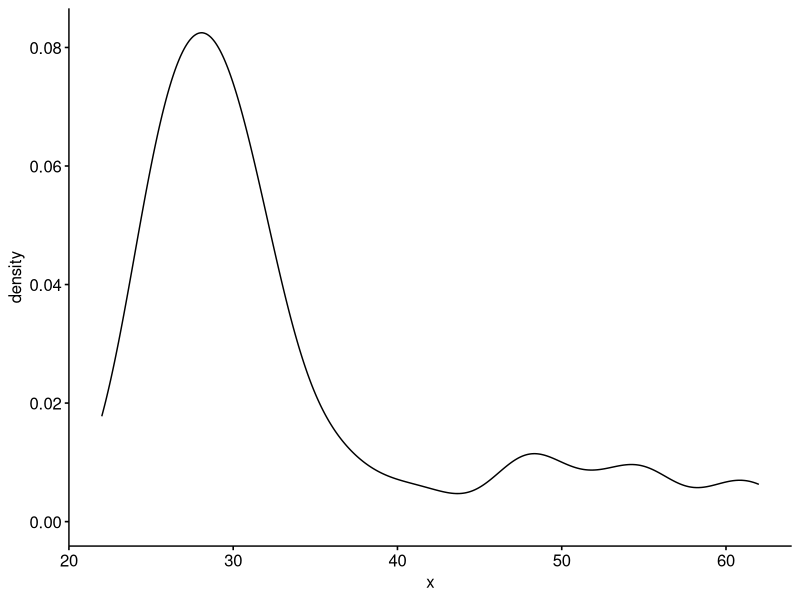
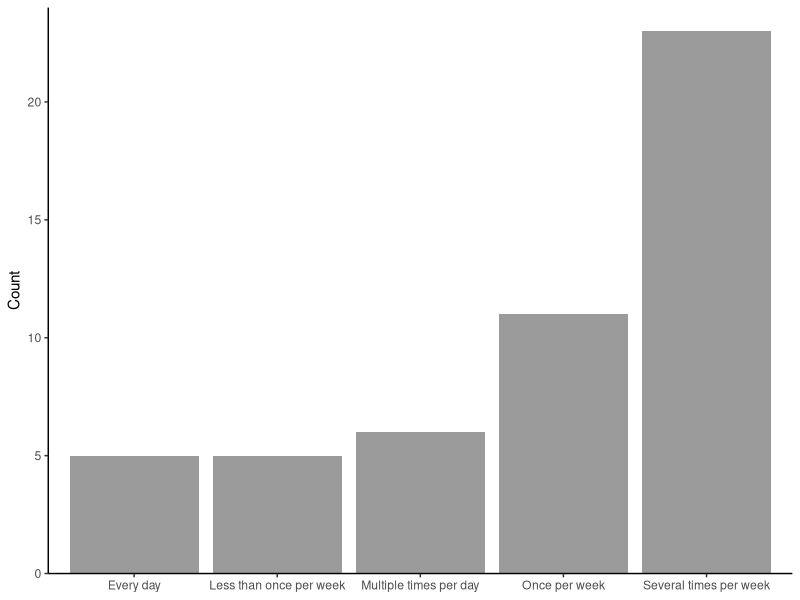
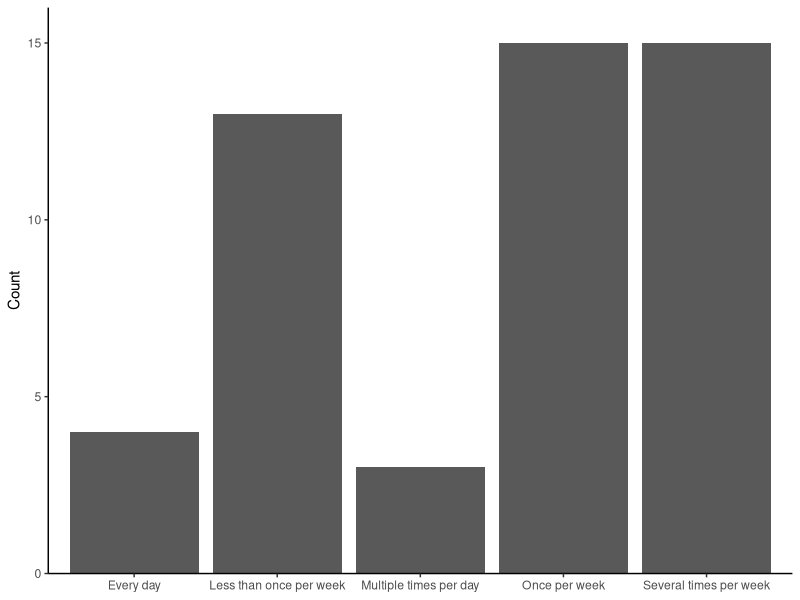
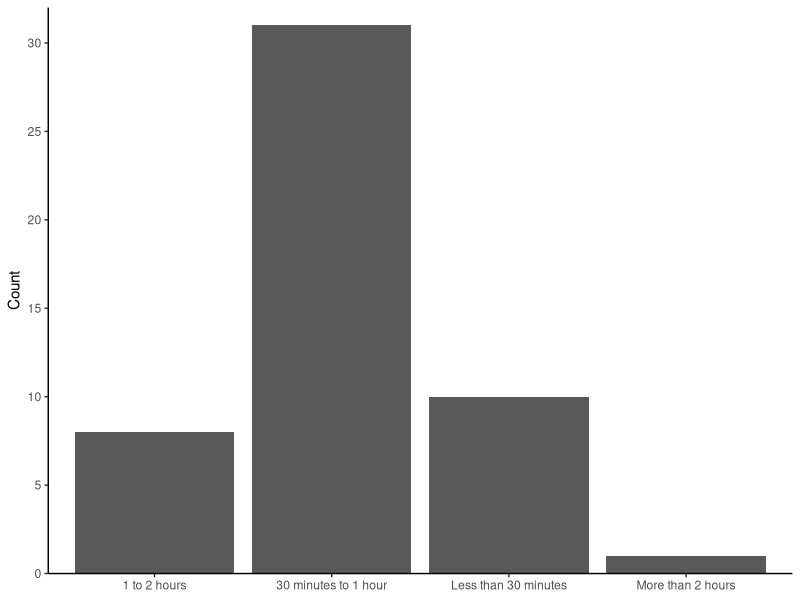
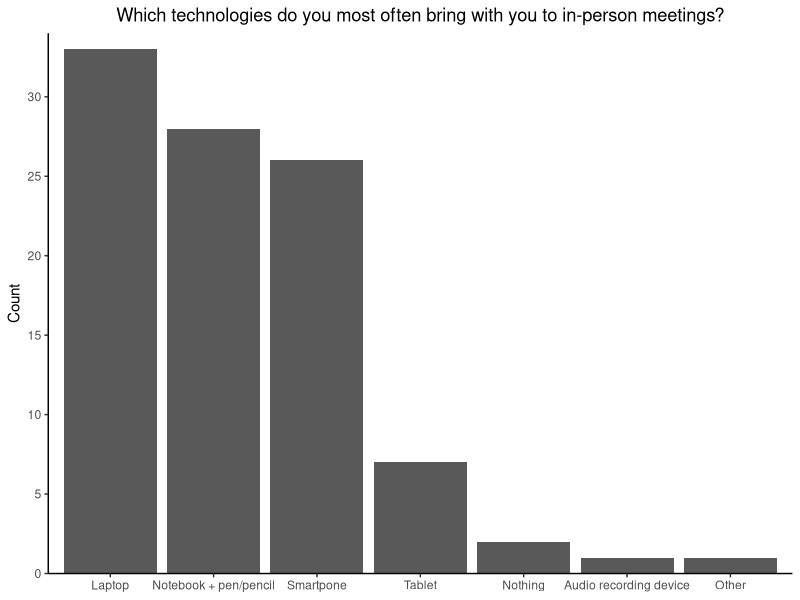
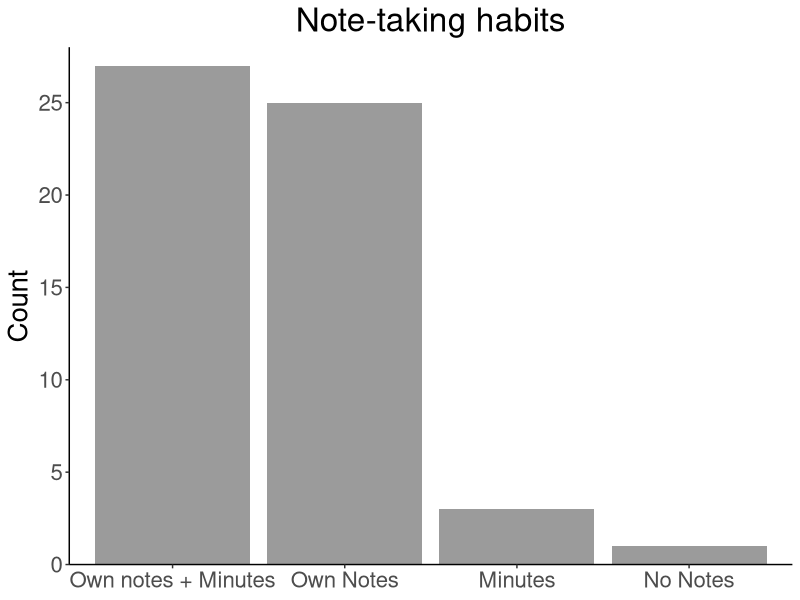
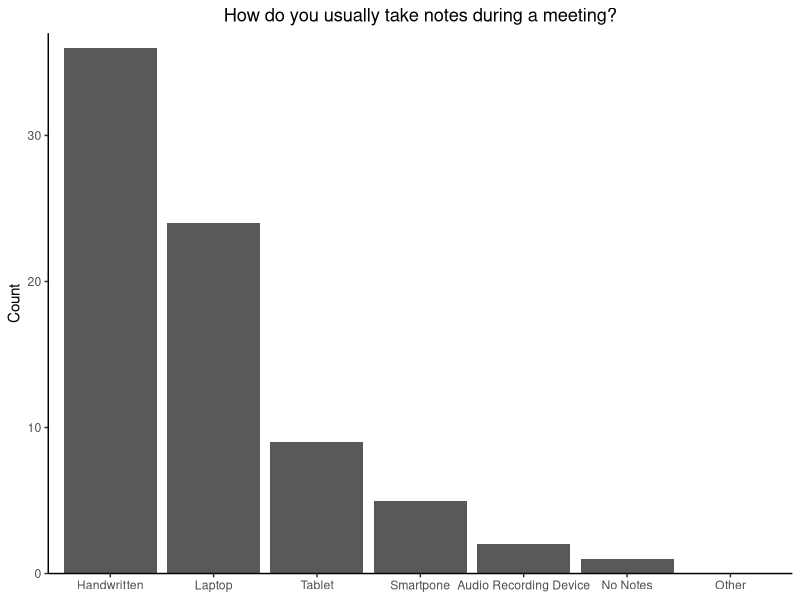
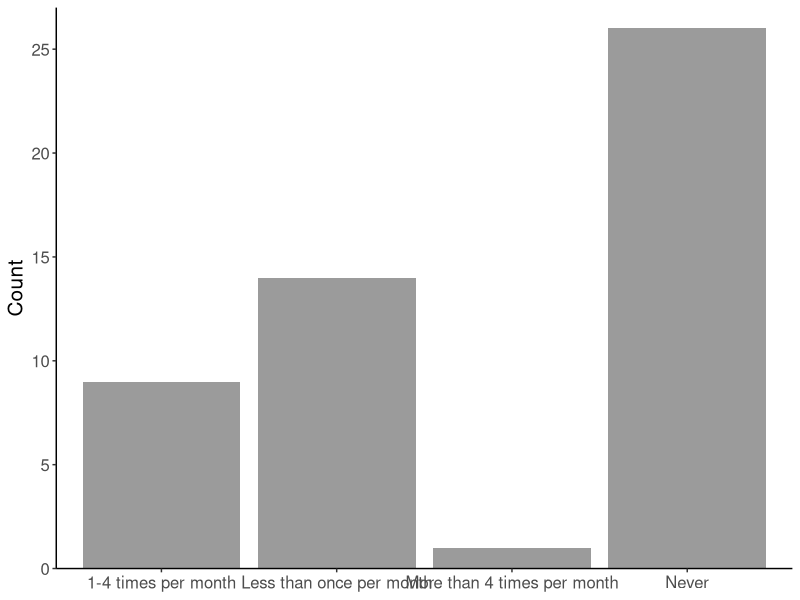

Recreate these plots in R, in order. (Note: this script raises an error after producing the figures.)
# # set the wd to the script location
# library(rstudioapi)
# current_path <- getActiveDocumentContext()$path 
# setwd(dirname(current_path))

#$Rev: 10193 $ complete.
data <- read.csv("initial_questionnaire.csv", quote = "'\"", na.strings=c("", "\"\""), stringsAsFactors=FALSE)




##########
# Plotting and processing from here on out ##
##########
library(ggplot2)
library(scales)
library(dplyr)
library(ggpubr)
library(ggsignif)

##########
## DEMOGRAPHICS ##
##########

#number of respondents
N = length(data$id)

# average age of the respondents 
age_avg = mean(data$D001)
sd_age = sd(data$D001)

# check age distribution
shapiro.test(data$D001)
ggdensity(data$D001)

# gender split
female_count = sum(data$D002 == "Female")
female_perc = 100*female_count/N
male_count = N-female_count
male_pec = 100-female_perc


##########
## MEETINGS ##
##########

# plot the answers to M001 - how often do you participate in meetings?
M001_count = as.data.frame(table(data$M001))
names(M001_count) = c("Response", "Count")
M001_count

M001_plot <- ggplot(M001_count, aes(x=Response,y=Count)) + 
  geom_bar(stat="identity", alpha=0.6) + 
  ggtitle(attributes(data)$variable.labels[9]) + 
  scale_y_continuous(limits=c(0,max(M001_count$Count)+1), expand=c(0,0)) +
  theme_classic() +
  theme(plot.title = element_text(hjust=0.5), axis.title.x=element_blank())
M001_plot

# plot the answers to M001 - how often do you participate in meetings with 2 or fewer colleagues?
M002_count = as.data.frame(table(data$M002))
names(M002_count) = c("Response", "Count")
M002_count

M002_plot <- ggplot(M002_count, aes(x=Response,y=Count)) + 
  geom_bar(stat="identity") + 
  ggtitle(attributes(data)$variable.labels[10]) + 
  scale_y_continuous(limits=c(0,max(M002_count$Count)+1),breaks=pretty_breaks(), expand=c(0,0)) +
  theme_classic() +
  theme(plot.title = element_text(hjust=0.5), axis.title.x=element_blank())
M002_plot

# plot the answers to M001 - how long do your meetings usually last??
M003_count = as.data.frame(table(data$M003))
names(M003_count) = c("Response", "Count")
M003_count

M003_plot <- ggplot(M003_count, aes(x=Response,y=Count)) + 
  geom_bar(stat="identity") + 
  ggtitle(attributes(data)$variable.labels[11]) + 
  scale_y_continuous(limits=c(0,max(M003_count$Count)+1), breaks=pretty_breaks(), expand=c(0,0)) +
  theme_classic() +
  theme(plot.title = element_text(hjust=0.5), axis.title.x=element_blank())
M003_plot


##########
## TECHONOLOGY IN MEETINGS ##
##########

# tally and plot the answers to T001 - which tech do you bring to meetings?
tech_options = c("Notebook + pen/pencil","Laptop","Tablet","Smartpone", "Audio recording device","Nothing","Other")

T001_tally = c(sum(data$T001_SQ001 == "Yes"),
               sum(data$T001_SQ002 == "Yes"),
               sum(data$T001_SQ003 == "Yes"),
               sum(data$T001_SQ004 == "Yes"),
               sum(data$T001_SQ005 == "Yes"),
               sum(data$T001_SQ006 == "Yes"),
               sum(data$T001_SQ007 == "Yes"))

T001_count <- data.frame("Technology" = tech_options,
                         "Count" = T001_tally)
T001_count

T001_plot <- ggplot(T001_count, aes(x=reorder(Technology, -Count),y=Count)) + 
  geom_bar(stat="identity") + 
  ggtitle("Which technologies do you most often bring with you to in-person meetings?") + 
  scale_y_continuous(limits=c(0,max(T001_count$Count)+1), breaks=pretty_breaks(), expand=c(0,0)) +
  theme_classic() +
  theme(plot.title = element_text(hjust=0.5), axis.title.x=element_blank())
T001_plot

# T002 is written answers, no plotting

# tally and plot the answers to T003 - which of the following describes your note-taking habits?
note_options = c("No Notes",
                 "Own Notes",
                 "Minutes",
                 "Own notes + Minutes")

T003_tally = c(sum(data$T003_SQ001 == "Yes"),
               sum(data$T003_SQ002 == "Yes"),
               sum(data$T003_SQ003 == "Yes"),
               sum(data$T003_SQ004 == "Yes"))

T003_count <- data.frame("Notes" = note_options,
                         "Count" = T003_tally)
T003_count

T003_plot <- ggplot(T003_count, aes(x=reorder(Notes, -Count),y=Count)) + 
  geom_bar(stat="identity", alpha=0.6) + 
  ggtitle("Note-taking habits") + 
  scale_y_continuous(limits=c(0,max(T003_count$Count)+1), breaks=pretty_breaks(), expand=c(0,0)) +
  theme_classic() +
  theme(plot.title = element_text(hjust=0.5), axis.title.x=element_blank(), text=element_text(size=20))
T003_plot

# tally and plot the answers to T004 - how do you normally take notes during a meeting?
note_tech = c("No Notes", "Handwritten","Laptop","Tablet","Smartpone", "Audio Recording Device","Other")

T004_tally = c(sum(data$T004_SQ001 == "Yes"),
               sum(data$T004_SQ002 == "Yes"),
               sum(data$T004_SQ003 == "Yes"),
               sum(data$T004_SQ004 == "Yes"),
               sum(data$T004_SQ005 == "Yes"),
               sum(data$T004_SQ006 == "Yes"),
               sum(data$T004_SQ007 == "Yes"))

T004_count <- data.frame("NoteTech" = note_tech,
                         "Count" = T004_tally)
T004_count

T004_plot <- ggplot(T004_count, aes(x=reorder(NoteTech, -Count),y=Count)) + 
  geom_bar(stat="identity") + 
  ggtitle("How do you usually take notes during a meeting?") + 
  scale_y_continuous(limits=c(0,max(T004_count$Count)+1), breaks=pretty_breaks(), expand=c(0,0)) +
  theme_classic() +
  theme(plot.title = element_text(hjust=0.5), axis.title.x=element_blank())
T004_plot


##########
## WALKING MEETINGS ##
##########

# plot the answers to MM001 - how often do you participate in walking meetings?
MM001_count = as.data.frame(table(data$MM001))
names(MM001_count) = c("Response", "Count")
MM001_count

MM001_plot <- ggplot(MM001_count, aes(x=Response,y=Count)) + 
  geom_bar(stat="identity", alpha=0.6) + 
  ggtitle(attributes(data)$variable.labels[40]) + 
  scale_y_continuous(limits=c(0,max(MM001_count$Count)+1),breaks=pretty_breaks(), expand=c(0,0)) +
  theme_classic() +
  theme(plot.title = element_text(hjust=0.5), axis.title.x=element_blank(), text=element_text(size=15))
MM001_plot

# tally and plot the answers to WM002 - Which of the following are reasons that you do or would want to participate in walking meetings?
do_walk = c("Physical Activity",
            "Fresh Air",
            "I think better while I walk",
            "Better conversation flow",
            "Enjoyment",
            "Team dynamics",
            "Mental well-being")

WM002_tally = c(sum(data$WM002_SQ001 == "Yes"),
                sum(data$WM002_SQ002 == "Yes"),
                sum(data$WM002_SQ003 == "Yes"),
                sum(data$WM002_SQ004 == "Yes"),
                sum(data$WM002_SQ005 == "Yes"),
                sum(data$WM002_SQ006 == "Yes"),
                sum(data$WM002_SQ007 == "Yes"))

WM002_count <- data.frame("DoWalk" = do_walk,
                          "Count" = WM002_tally)
WM002_count

WM002_plot <- ggplot(WM002_count, aes(x=reorder(DoWalk, -Count),y=Count)) + 
  geom_bar(stat="identity", alpha=0.6) + 
  ggtitle("Motivation for walking meetings") + 
  scale_y_continuous(limits=c(0,max(WM002_count$Count)+1), breaks=pretty_breaks(), expand=c(0,0)) +
  theme_classic() +
  theme(plot.title = element_text(hjust=0.5), axis.title.y=element_blank()) +
  coord_flip()
WM002_plot

# tally and plot the answers to MM002 - Which of the following are reasons that you do or would want to participate in walking meetings?
dont_walk = c("Difficulty taking notes",
              "Lack of ability to present visuals",
              "Limitations in group size",
              "Not part of my routine",
              "Bad weather",
              "Moving around is distracting",
              "I would feel awkward asking")

MM002_tally = c(sum(data$MM002_SQ001 == "Yes"),
                sum(data$MM002_SQ002 == "Yes"),
                sum(data$MM002_SQ003 == "Yes"),
                sum(data$MM002_SQ004 == "Yes"),
                sum(data$MM002_SQ005 == "Yes"),
                sum(data$MM002_SQ006 == "Yes"),
                sum(data$MM002_SQ007 == "Yes"))

MM002_count <- data.frame("DontWalk" = dont_walk,
                          "Count" = MM002_tally)
MM002_count

MM002_plot <- ggplot(MM002_count, aes(x=reorder(DontWalk, -Count),y=Count)) + 
  geom_bar(stat="identity", alpha=0.6) + 
  ggtitle("Hurdles to walking meetings") + 
  scale_y_continuous(limits=c(0,max(MM002_count$Count)+1), breaks=pretty_breaks(), expand=c(0,0)) +
  theme_classic() +
  theme(plot.title = element_text(hjust=0.5), axis.title.y=element_blank()) +
  coord_flip()
MM002_plot

# tally and plot the answers to MM003 - which tech do would you bring to walking meetings?
tech_options = c("Notebook + pen/pencil","Laptop","Tablet","Smartpone", "Audio recording device","Nothing")

MM003_tally = c(sum(data$MM003_SQ001 == "Yes"),
                sum(data$MM003_SQ002 == "Yes"),
                sum(data$MM003_SQ003 == "Yes"),
                sum(data$MM003_SQ004 == "Yes"),
                sum(data$MM003_SQ005 == "Yes"),
                sum(data$MM003_SQ007 == "Yes"))

MM003_count <- data.frame("Technology" = tech_options,
                          "Count" = MM003_tally)
MM003_count

MM003_plot <- ggplot(MM003_count, aes(x=reorder(Technology, -Count),y=Count)) + 
  geom_bar(stat="identity", alpha=0.6) + 
  ggtitle("Technology brought to walking meetings") + 
  scale_y_continuous(limits=c(0,max(MM003_count$Count)+1), breaks=pretty_breaks(), expand=c(0,0)) +
  theme_classic() +
  theme(plot.title = element_text(hjust=0.5), axis.title.x=element_blank())
MM003_plot

# MM003b is written answers, no plots for now

# tally and plot the answers to MM004 - 	Which of the following individuals would you join on a walking meeting? 
walk_ppl = c("People who I supervise", "Coworkers","My boss","Coworkers I feel close with","Other")

MM004_tally = c(sum(data$MM004_SQ001 == "Yes"),
                sum(data$MM004_SQ002 == "Yes"),
                sum(data$MM004_SQ003 == "Yes"),
                sum(data$MM004_SQ004 == "Yes"),
                sum(data$MM004_SQ005 == "Yes"))

MM004_count <- data.frame("Partners" = walk_ppl,
                          "Count" = MM004_tally)
MM004_count

MM004_plot <- ggplot(MM004_count, aes(x=reorder(Partners, -Count),y=Count)) + 
  geom_bar(stat="identity") + 
  ggtitle("Which of the following individuals would you join on a walking meeting? ") + 
  scale_y_continuous(limits=c(0,max(MM004_count$Count)+1), breaks=pretty_breaks(), expand=c(0,0)) +
  theme_classic() +
  theme(plot.title = element_text(hjust=0.5), axis.title.x=element_blank())
MM004_plot



#############
# Split by walkers and non-experienced
#################

data_walkers <- data[(data$MM001 == "1-4 times per month")|(data$MM001 == "More than 4 times per month")|(data$MM001 == "Less than once per month"),]
data_nonwalkers <- data[(data$MM001 == "Never"),]

##### Experienced Walkers #####

##########
# Plotting and processing from here on out ##
##########




##########
## DEMOGRAPHICS ##
##########

#number of respondents
N_w = length(data_walkers$id)

# average age of the respondents 
age_avg_w = mean(data_walkers$D001)

# gender split
female_count_w = sum(data_walkers$D002 == "Female")
female_perc_w = 100*female_count_w/N_w
male_count_w = N_w-female_count_w
male_pec_w = 100-female_perc_w

##########
## MEETINGS ##
##########

# plot the answers to M001 - how often do you participate in meetings?
M001_count = as.data.frame(table(data_walkers$M001))
names(M001_count) = c("Response", "Count")
M001_count

M001_plot <- ggplot(M001_count, aes(x=Response,y=Count)) + 
  geom_bar(stat="identity") + 
  ggtitle(attributes(data_walkers)$variable.labels[9]) + 
  scale_y_continuous(limits=c(0,max(M001_count$Count)+1),breaks=pretty_breaks(), expand=c(0,0)) +
  theme_classic() +
  theme(plot.title = element_text(hjust=0.5), axis.title.x=element_blank())
M001_plot

# plot the answers to M001 - how often do you participate in meetings with 2 or fewer colleagues?
M002_count = as.data.frame(table(data_walkers$M002))
names(M002_count) = c("Response", "Count")
M002_count

M002_plot <- ggplot(M002_count, aes(x=Response,y=Count)) + 
  geom_bar(stat="identity") + 
  ggtitle(attributes(data_walkers)$variable.labels[10]) + 
  scale_y_continuous(limits=c(0,max(M002_count$Count)+1),breaks=pretty_breaks(), expand=c(0,0)) +
  theme_classic() +
  theme(plot.title = element_text(hjust=0.5), axis.title.x=element_blank())
M002_plot

# plot the answers to M001 - how long do your meetings usually last??
M003_count = as.data.frame(table(data_walkers$M003))
names(M003_count) = c("Response", "Count")
M003_count

M003_plot <- ggplot(M003_count, aes(x=Response,y=Count)) + 
  geom_bar(stat="identity") + 
  ggtitle(attributes(data_walkers)$variable.labels[11]) + 
  scale_y_continuous(limits=c(0,max(M003_count$Count)+1), breaks=pretty_breaks(), expand=c(0,0)) +
  theme_classic() +
  theme(plot.title = element_text(hjust=0.5), axis.title.x=element_blank())
M003_plot

##########
## TECHONOLOGY IN MEETINGS ##
##########

# tally and plot the answers to T001 - which tech do you bring to meetings?
tech_options = c("Notebook + pen/pencil","Laptop","Tablet","Smartpone", "Audio recording device","Nothing","Other")

T001_tally = c(sum(data_walkers$T001_SQ001 == "Yes"),
               sum(data_walkers$T001_SQ002 == "Yes"),
               sum(data_walkers$T001_SQ003 == "Yes"),
               sum(data_walkers$T001_SQ004 == "Yes"),
               sum(data_walkers$T001_SQ005 == "Yes"),
               sum(data_walkers$T001_SQ006 == "Yes"),
               sum(data_walkers$T001_SQ007 == "Yes"))

T001_count <- data.frame("Technology" = tech_options,
                         "Count" = T001_tally)
T001_count

T001_plot <- ggplot(T001_count, aes(x=reorder(Technology, -Count),y=Count)) + 
  geom_bar(stat="identity") + 
  ggtitle("Which technologies do you most often bring with you to in-person meetings?") + 
  scale_y_continuous(limits=c(0,max(T001_count$Count)+1), breaks=pretty_breaks(), expand=c(0,0)) +
  theme_classic() +
  theme(plot.title = element_text(hjust=0.5), axis.title.x=element_blank())
T001_plot

# T002 is written answers, no plotting

# tally and plot the answers to T003 - which of the following describes your note-taking habits?
note_options = c("No notes",
                 "Own notes",
                 "Minutes",
                 "Own notes + Minutes",
                 "Other")

T003_tally = c(sum(data_walkers$T003_SQ001 == "Yes"),
               sum(data_walkers$T003_SQ002 == "Yes"),
               sum(data_walkers$T003_SQ003 == "Yes"),
               sum(data_walkers$T003_SQ004 == "Yes"),
               sum(data_walkers$T003_SQ005 == "Yes"))

T003_count <- data.frame("Notes" = note_options,
                         "Count" = T003_tally)
T003_count

T003_plot <- ggplot(T003_count, aes(x=reorder(Notes, -Count),y=Count)) + 
  geom_bar(stat="identity") + 
  ggtitle("Which of the following scenarios describe your note-taking habits during meetings?") + 
  scale_y_continuous(limits=c(0,max(T003_count$Count)+1), breaks=pretty_breaks(), expand=c(0,0)) +
  theme_classic() +
  theme(plot.title = element_text(hjust=0.5), axis.title.x=element_blank())
T003_plot

# tally and plot the answers to T004 - how do you normally take notes during a meeting?
note_tech = c("No Notes", "Handwritten","Laptop","Tablet","Smartpone", "Audio recording device","Other")

T004_tally = c(sum(data_walkers$T004_SQ001 == "Yes"),
               sum(data_walkers$T004_SQ002 == "Yes"),
               sum(data_walkers$T004_SQ003 == "Yes"),
               sum(data_walkers$T004_SQ004 == "Yes"),
               sum(data_walkers$T004_SQ005 == "Yes"),
               sum(data_walkers$T004_SQ006 == "Yes"),
               sum(data_walkers$T004_SQ007 == "Yes"))

T004_count <- data.frame("NoteTech" = note_tech,
                         "Count" = T004_tally)
T004_count

T004_plot <- ggplot(T004_count, aes(x=reorder(NoteTech, -Count),y=Count)) + 
  geom_bar(stat="identity") + 
  ggtitle("How do you usually take notes during a meeting?") + 
  scale_y_continuous(limits=c(0,max(T004_count$Count)+1), breaks=pretty_breaks(), expand=c(0,0)) +
  theme_classic() +
  theme(plot.title = element_text(hjust=0.5), axis.title.x=element_blank())
T004_plot

##########
## WALKING MEETINGS ##
##########

# plot the answers to MM001 - how often do you participate in walking meetings?
MM001_count = as.data.frame(table(data_walkers$MM001))
names(MM001_count) = c("Response", "Count")
MM001_count

MM001_plot <- ggplot(MM001_count, aes(x=Response,y=Count)) + 
  geom_bar(stat="identity") + 
  ggtitle(attributes(data_walkers)$variable.labels[40]) + 
  scale_y_continuous(limits=c(0,max(MM001_count$Count)+1),breaks=pretty_breaks(), expand=c(0,0)) +
  theme_classic() +
  theme(plot.title = element_text(hjust=0.5), axis.title.x=element_blank())
MM001_plot

# tally and plot the answers to WM002 - Which of the following are reasons that you do or would want to participate in walking meetings?
do_walk = c("Physical Activity",
            "Fresh Air",
            "I think better while I walk",
            "Better conversation flow",
            "Enjoyment",
            "Team dynamics",
            "Mental well-being")

WM002_tally = c(sum(data_walkers$WM002_SQ001 == "Yes"),
                sum(data_walkers$WM002_SQ002 == "Yes"),
                sum(data_walkers$WM002_SQ003 == "Yes"),
                sum(data_walkers$WM002_SQ004 == "Yes"),
                sum(data_walkers$WM002_SQ005 == "Yes"),
                sum(data_walkers$WM002_SQ006 == "Yes"),
                sum(data_walkers$WM002_SQ007 == "Yes"))

WM002_count <- data.frame("DoWalk" = do_walk,
                          "Count" = WM002_tally)
WM002_count

WM002_plot <- ggplot(WM002_count, aes(x=reorder(DoWalk, -Count),y=Count)) + 
  geom_bar(stat="identity") + 
  ggtitle("Motivations for Walking Meetings") + 
  scale_y_continuous(limits=c(0,max(WM002_count$Count)+1), breaks=pretty_breaks(), expand=c(0,0)) +
  theme_classic() +
  theme(plot.title = element_text(hjust=0.5), axis.title.y=element_blank()) +
  coord_flip()
WM002_plot

# tally and plot the answers to MM002 - Which of the following are reasons that you do or would want to participate in walking meetings?
dont_walk = c("Difficulty taking notes",
              "Lack of ability to present visuals",
              "Limitations in group size",
              "Not part of my routine",
              "Bad weather",
              "Moving around is distracting",
              "I would feel awkward asking",
              "Other")

MM002_tally = c(sum(data_walkers$MM002_SQ001 == "Yes"),
                sum(data_walkers$MM002_SQ002 == "Yes"),
                sum(data_walkers$MM002_SQ003 == "Yes"),
                sum(data_walkers$MM002_SQ004 == "Yes"),
                sum(data_walkers$MM002_SQ005 == "Yes"),
                sum(data_walkers$MM002_SQ006 == "Yes"),
                sum(data_walkers$MM002_SQ007 == "Yes"),
                sum(data_walkers$MM002_SQ008 == "Yes"))

MM002_count <- data.frame("DontWalk" = dont_walk,
                          "Count" = MM002_tally)
MM002_count

MM002_plot <- ggplot(MM002_count, aes(x=reorder(DontWalk, -Count),y=Count)) + 
  geom_bar(stat="identity") + 
  ggtitle("Which of the following are reasons that you do not participate in walking meetings?") + 
  scale_y_continuous(limits=c(0,max(MM002_count$Count)+1), breaks=pretty_breaks(), expand=c(0,0)) +
  theme_classic() +
  theme(plot.title = element_text(hjust=0.5), axis.title.y=element_blank()) +
  coord_flip()
MM002_plot

# tally and plot the answers to MM003 - which tech do would you bring to walking meetings?
tech_options = c("Notebook + pen/pencil","Laptop","Tablet","Smartpone", "Audio recording device","Nothing","Other")

MM003_tally = c(sum(data_walkers$MM003_SQ001 == "Yes"),
                sum(data_walkers$MM003_SQ002 == "Yes"),
                sum(data_walkers$MM003_SQ003 == "Yes"),
                sum(data_walkers$MM003_SQ004 == "Yes"),
                sum(data_walkers$MM003_SQ005 == "Yes"),
                sum(data_walkers$MM003_SQ007 == "Yes"),
                sum(data_walkers$MM003_SQ006 == "Yes"))

MM003_count <- data.frame("Technology" = tech_options,
                          "Count" = MM003_tally)
MM003_count

MM003_plot <- ggplot(MM003_count, aes(x=reorder(Technology, -Count),y=Count)) + 
  geom_bar(stat="identity") + 
  ggtitle("If you were to participate in a walking meeting, which technologies would you be most likely to bring?") + 
  scale_y_continuous(limits=c(0,max(MM003_count$Count)+1), breaks=pretty_breaks(), expand=c(0,0)) +
  theme_classic() +
  theme(plot.title = element_text(hjust=0.5), axis.title.x=element_blank())
MM003_plot

# MM003b is written answers, no plots for now

# tally and plot the answers to MM004 - 	Which of the following individuals would you join on a walking meeting? 
walk_ppl = c("People who I supervise", "Coworkers","My boss","Coworkers I feel close with","Other")

MM004_tally = c(sum(data_walkers$MM004_SQ001 == "Yes"),
                sum(data_walkers$MM004_SQ002 == "Yes"),
                sum(data_walkers$MM004_SQ003 == "Yes"),
                sum(data_walkers$MM004_SQ004 == "Yes"),
                sum(data_walkers$MM004_SQ005 == "Yes"))

MM004_count <- data.frame("Partners" = walk_ppl,
                          "Count" = MM004_tally)
MM004_count

MM004_plot <- ggplot(MM004_count, aes(x=reorder(Partners, -Count),y=Count)) + 
  geom_bar(stat="identity") + 
  ggtitle("Which of the following individuals would you join on a walking meeting? ") + 
  scale_y_continuous(limits=c(0,max(MM004_count$Count)+1), breaks=pretty_breaks(), expand=c(0,0)) +
  theme_classic() +
  theme(plot.title = element_text(hjust=0.5), axis.title.x=element_blank())
MM004_plot






##### NON walkers #####

##########
# Plotting and processing from here on out ##
##########

##########
## DEMOGRAPHICS ##
##########

#number of respondents
N_nw = length(data_nonwalkers$id)

# average age of the respondents 
age_avg_nw = mean(data_nonwalkers$D001)

# gender split
female_count_nw = sum(data_nonwalkers$D002 == "Female")
female_perc_nw = 100*female_count_nw/N_nw
male_count_nw = N_nw-female_count_nw
male_pec_nw = 100-female_perc_nw

##########
## MEETINGS ##
##########

# plot the answers to M001 - how often do you participate in meetings?
M001_count = as.data.frame(table(data_nonwalkers$M001))
names(M001_count) = c("Response", "Count")
M001_count

M001_plot <- ggplot(M001_count, aes(x=Response,y=Count)) + 
  geom_bar(stat="identity") + 
  ggtitle(attributes(data_nonwalkers)$variable.labels[9]) + 
  scale_y_continuous(limits=c(0,max(M001_count$Count)+1),breaks=pretty_breaks(), expand=c(0,0)) +
  theme_classic() +
  theme(plot.title = element_text(hjust=0.5), axis.title.x=element_blank())
M001_plot

# plot the answers to M001 - how often do you participate in meetings with 2 or fewer colleagues?
M002_count = as.data.frame(table(data_nonwalkers$M002))
names(M002_count) = c("Response", "Count")
M002_count

M002_plot <- ggplot(M002_count, aes(x=Response,y=Count)) + 
  geom_bar(stat="identity") + 
  ggtitle(attributes(data_nonwalkers)$variable.labels[10]) + 
  scale_y_continuous(limits=c(0,max(M002_count$Count)+1),breaks=pretty_breaks(), expand=c(0,0)) +
  theme_classic() +
  theme(plot.title = element_text(hjust=0.5), axis.title.x=element_blank())
M002_plot

# plot the answers to M001 - how long do your meetings usually last??
M003_count = as.data.frame(table(data_nonwalkers$M003))
names(M003_count) = c("Response", "Count")
M003_count

M003_plot <- ggplot(M003_count, aes(x=Response,y=Count)) + 
  geom_bar(stat="identity") + 
  ggtitle(attributes(data_nonwalkers)$variable.labels[11]) + 
  scale_y_continuous(limits=c(0,max(M003_count$Count)+1), breaks=pretty_breaks(), expand=c(0,0)) +
  theme_classic() +
  theme(plot.title = element_text(hjust=0.5), axis.title.x=element_blank())
M003_plot

##########
## TECHONOLOGY IN MEETINGS ##
##########

# tally and plot the answers to T001 - which tech do you bring to meetings?
tech_options = c("Notebook + pen/pencil","Laptop","Tablet","Smartpone", "Audio recording device","Nothing","Other")

T001_tally = c(sum(data_nonwalkers$T001_SQ001 == "Yes"),
               sum(data_nonwalkers$T001_SQ002 == "Yes"),
               sum(data_nonwalkers$T001_SQ003 == "Yes"),
               sum(data_nonwalkers$T001_SQ004 == "Yes"),
               sum(data_nonwalkers$T001_SQ005 == "Yes"),
               sum(data_nonwalkers$T001_SQ006 == "Yes"),
               sum(data_nonwalkers$T001_SQ007 == "Yes"))

T001_count <- data.frame("Technology" = tech_options,
                         "Count" = T001_tally)
T001_count

T001_plot <- ggplot(T001_count, aes(x=reorder(Technology, -Count),y=Count)) + 
  geom_bar(stat="identity") + 
  ggtitle("Which technologies do you most often bring with you to in-person meetings?") + 
  scale_y_continuous(limits=c(0,max(T001_count$Count)+1), breaks=pretty_breaks(), expand=c(0,0)) +
  theme_classic() +
  theme(plot.title = element_text(hjust=0.5), axis.title.x=element_blank())
T001_plot

# T002 is written answers, no plotting

# tally and plot the answers to T003 - which of the following describes your note-taking habits?
note_options = c("No notes",
                 "Own notes",
                 "Minutes",
                 "Own notes + Minutes",
                 "Other")

T003_tally = c(sum(data_nonwalkers$T003_SQ001 == "Yes"),
               sum(data_nonwalkers$T003_SQ002 == "Yes"),
               sum(data_nonwalkers$T003_SQ003 == "Yes"),
               sum(data_nonwalkers$T003_SQ004 == "Yes"),
               sum(data_nonwalkers$T003_SQ005 == "Yes"))

T003_count <- data.frame("Notes" = note_options,
                         "Count" = T003_tally)
T003_count

T003_plot <- ggplot(T003_count, aes(x=reorder(Notes, -Count),y=Count)) + 
  geom_bar(stat="identity") + 
  ggtitle("Which of the following scenarios describe your note-taking habits during meetings?") + 
  scale_y_continuous(limits=c(0,max(T003_count$Count)+1), breaks=pretty_breaks(), expand=c(0,0)) +
  theme_classic() +
  theme(plot.title = element_text(hjust=0.5), axis.title.x=element_blank())
T003_plot

# tally and plot the answers to T004 - how do you normally take notes during a meeting?
note_tech = c("No Notes", "Handwritten","Laptop","Tablet","Smartpone", "Audio recording device","Other")

T004_tally = c(sum(data_nonwalkers$T004_SQ001 == "Yes"),
               sum(data_nonwalkers$T004_SQ002 == "Yes"),
               sum(data_nonwalkers$T004_SQ003 == "Yes"),
               sum(data_nonwalkers$T004_SQ004 == "Yes"),
               sum(data_nonwalkers$T004_SQ005 == "Yes"),
               sum(data_nonwalkers$T004_SQ006 == "Yes"),
               sum(data_nonwalkers$T004_SQ007 == "Yes"))

T004_count <- data.frame("NoteTech" = note_tech,
                         "Count" = T004_tally)
T004_count

T004_plot <- ggplot(T004_count, aes(x=reorder(NoteTech, -Count),y=Count)) + 
  geom_bar(stat="identity") + 
  ggtitle("How do you usually take notes during a meeting?") + 
  scale_y_continuous(limits=c(0,max(T004_count$Count)+1), breaks=pretty_breaks(), expand=c(0,0)) +
  theme_classic() +
  theme(plot.title = element_text(hjust=0.5), axis.title.x=element_blank())
T004_plot

##########
## WALKING MEETINGS ##
##########

# plot the answers to MM001 - how often do you participate in walking meetings?
MM001_count = as.data.frame(table(data_nonwalkers$MM001))
names(MM001_count) = c("Response", "Count")
MM001_count

MM001_plot <- ggplot(MM001_count, aes(x=Response,y=Count)) + 
  geom_bar(stat="identity") + 
  ggtitle(attributes(data_nonwalkers)$variable.labels[40]) + 
  scale_y_continuous(limits=c(0,max(MM001_count$Count)+1),breaks=pretty_breaks(), expand=c(0,0)) +
  theme_classic() +
  theme(plot.title = element_text(hjust=0.5), axis.title.x=element_blank())
MM001_plot

# tally and plot the answers to WM002 - Which of the following are reasons that you do or would want to participate in walking meetings?
do_walk = c("Physical Activity",
            "Fresh Air",
            "I think better while I walk",
            "Better conversation flow",
            "Enjoyment",
            "Team dynamics",
            "Mental well-being",
            "Other")

WM002_tally = c(sum(data_nonwalkers$WM002_SQ001 == "Yes"),
                sum(data_nonwalkers$WM002_SQ002 == "Yes"),
                sum(data_nonwalkers$WM002_SQ003 == "Yes"),
                sum(data_nonwalkers$WM002_SQ004 == "Yes"),
                sum(data_nonwalkers$WM002_SQ005 == "Yes"),
                sum(data_nonwalkers$WM002_SQ006 == "Yes"),
                sum(data_nonwalkers$WM002_SQ007 == "Yes"),
                sum(data_nonwalkers$WM002_SQ008 == "Yes"))

WM002_count <- data.frame("DoWalk" = do_walk,
                          "Count" = WM002_tally)
WM002_count

WM002_plot <- ggplot(WM002_count, aes(x=reorder(DoWalk, -Count),y=Count)) + 
  geom_bar(stat="identity") + 
  ggtitle("Which of the following are reasons that you do or would want to participate in walking meetings?") + 
  scale_y_continuous(limits=c(0,max(WM002_count$Count)+1), breaks=pretty_breaks(), expand=c(0,0)) +
  theme_classic() +
  theme(plot.title = element_text(hjust=0.5), axis.title.y=element_blank()) +
  coord_flip()
WM002_plot

# tally and plot the answers to MM002 - Which of the following are reasons that you do or would want to participate in walking meetings?
dont_walk = c("Difficulty taking notes",
              "Lack of ability to present visuals",
              "Limitations in group size",
              "Not part of my routine",
              "Bad weather",
              "Moving around is distracting",
              "I would feel awkward asking",
              "Other")

MM002_tally = c(sum(data_nonwalkers$MM002_SQ001 == "Yes"),
                sum(data_nonwalkers$MM002_SQ002 == "Yes"),
                sum(data_nonwalkers$MM002_SQ003 == "Yes"),
                sum(data_nonwalkers$MM002_SQ004 == "Yes"),
                sum(data_nonwalkers$MM002_SQ005 == "Yes"),
                sum(data_nonwalkers$MM002_SQ006 == "Yes"),
                sum(data_nonwalkers$MM002_SQ007 == "Yes"),
                sum(data_nonwalkers$MM002_SQ008 == "Yes"))

MM002_count <- data.frame("DontWalk" = dont_walk,
                          "Count" = MM002_tally)
MM002_count

MM002_plot <- ggplot(MM002_count, aes(x=reorder(DontWalk, -Count),y=Count)) + 
  geom_bar(stat="identity") + 
  ggtitle("Which of the following are reasons that you do not participate in walking meetings?") + 
  scale_y_continuous(limits=c(0,max(MM002_count$Count)+1), breaks=pretty_breaks(), expand=c(0,0)) +
  theme_classic() +
  theme(plot.title = element_text(hjust=0.5), axis.title.y=element_blank()) +
  coord_flip()
MM002_plot

# tally and plot the answers to MM003 - which tech do would you bring to walking meetings?
tech_options = c("Notebook + pen/pencil","Laptop","Tablet","Smartpone", "Audio recording device","Nothing","Other")

MM003_tally = c(sum(data_nonwalkers$MM003_SQ001 == "Yes"),
                sum(data_nonwalkers$MM003_SQ002 == "Yes"),
                sum(data_nonwalkers$MM003_SQ003 == "Yes"),
                sum(data_nonwalkers$MM003_SQ004 == "Yes"),
                sum(data_nonwalkers$MM003_SQ005 == "Yes"),
                sum(data_nonwalkers$MM003_SQ007 == "Yes"),
                sum(data_nonwalkers$MM003_SQ006 == "Yes"))

MM003_count <- data.frame("Technology" = tech_options,
                          "Count" = MM003_tally)
MM003_count

MM003_plot <- ggplot(MM003_count, aes(x=reorder(Technology, -Count),y=Count)) + 
  geom_bar(stat="identity") + 
  ggtitle("If you were to participate in a walking meeting, which technologies would you be most likely to bring?") + 
  scale_y_continuous(limits=c(0,max(MM003_count$Count)+1), breaks=pretty_breaks(), expand=c(0,0)) +
  theme_classic() +
  theme(plot.title = element_text(hjust=0.5), axis.title.x=element_blank())
MM003_plot

# MM003b is written answers, no plots for now

# tally and plot the answers to MM004 - 	Which of the following individuals would you join on a walking meeting? 
walk_ppl = c("People who I supervise", "Coworkers","My boss","Coworkers I feel close with","Other")

MM004_tally = c(sum(data_nonwalkers$MM004_SQ001 == "Yes"),
                sum(data_nonwalkers$MM004_SQ002 == "Yes"),
                sum(data_nonwalkers$MM004_SQ003 == "Yes"),
                sum(data_nonwalkers$MM004_SQ004 == "Yes"),
                sum(data_nonwalkers$MM004_SQ005 == "Yes"))

MM004_count <- data.frame("Partners" = walk_ppl,
                          "Count" = MM004_tally)
MM004_count

MM004_plot <- ggplot(MM004_count, aes(x=reorder(Partners, -Count),y=Count)) + 
  geom_bar(stat="identity") + 
  ggtitle("Which of the following individuals would you join on a walking meeting? ") + 
  scale_y_continuous(limits=c(0,max(MM004_count$Count)+1), breaks=pretty_breaks(), expand=c(0,0)) +
  theme_classic() +
  theme(plot.title = element_text(hjust=0.5), axis.title.x=element_blank())
MM004_plot




#########
## Comparison

# plot the answers to M001 - how often do you participate in meetings?
MM001_count_walk = as.data.frame(table(data_walkers$MM001))
MM001_count_nowalk = as.data.frame(table(data_nonwalkers$MM001))
names(MM001_count_walk) = c("Response", "Count")
names(MM001_count_nowalk) = c("Response", "Count")
MM001_count_walk
MM001_count_nowalk
MM001_combo = data.frame("Response" = MM001_count_walk$Response,
                         "Count" = c(MM001_count_walk$Count, MM001_count_nowalk$Count),
                         "Condition" = c(rep("Experienced",length(MM001_count_walk$Response)), rep("Not Experienced",length(MM001_count_walk$Response))))
MM001_combo

MM001_plot <- ggplot(MM001_combo, aes(x=Response,y=Count,fill=Condition)) + 
  geom_bar(stat="identity", position="dodge") + 
  ggtitle(attributes(data_nonwalkers)$variable.labels[40]) + 
  scale_y_continuous(limits=c(0,max(MM001_combo$Count)+1),breaks=pretty_breaks(), expand=c(0,0)) +
  theme_classic() +
  theme(plot.title = element_text(hjust=0.5), axis.title.x=element_blank())
MM001_plot


# tally and plot the answers to WM002 - Which of the following are reasons that you do or would want to participate in walking meetings?
do_walk = c("Physical Activity",
            "Fresh Air",
            "I think better while I walk",
            "Better conversation flow",
            "Enjoyment",
            "Team dynamics",
            "Mental well-being")
WM002_tally_walk = c(100*sum(data_walkers$WM002_SQ001 == "Yes")/length(data_walkers$WM002_SQ001),
                     100*sum(data_walkers$WM002_SQ002 == "Yes")/length(data_walkers$WM002_SQ001),
                     100*sum(data_walkers$WM002_SQ003 == "Yes")/length(data_walkers$WM002_SQ001),
                     100*sum(data_walkers$WM002_SQ004 == "Yes")/length(data_walkers$WM002_SQ001),
                     100*sum(data_walkers$WM002_SQ005 == "Yes")/length(data_walkers$WM002_SQ001),
                     100*sum(data_walkers$WM002_SQ006 == "Yes")/length(data_walkers$WM002_SQ001),
                     100*sum(data_walkers$WM002_SQ007 == "Yes")/length(data_walkers$WM002_SQ001))
WM002_tally_nowalk = c(100*sum(data_nonwalkers$WM002_SQ001 == "Yes")/length(data_nonwalkers$WM002_SQ001),
                       100*sum(data_nonwalkers$WM002_SQ002 == "Yes")/length(data_nonwalkers$WM002_SQ001),
                       100*sum(data_nonwalkers$WM002_SQ003 == "Yes")/length(data_nonwalkers$WM002_SQ001),
                       100*sum(data_nonwalkers$WM002_SQ004 == "Yes")/length(data_nonwalkers$WM002_SQ001),
                       100*sum(data_nonwalkers$WM002_SQ005 == "Yes")/length(data_nonwalkers$WM002_SQ001),
                       100*sum(data_nonwalkers$WM002_SQ006 == "Yes")/length(data_nonwalkers$WM002_SQ001),
                       100*sum(data_nonwalkers$WM002_SQ007 == "Yes")/length(data_nonwalkers$WM002_SQ001))
WM002_tally = c(100*sum(data$WM002_SQ001 == "Yes")/length(data$WM002_SQ001),
                100*sum(data$WM002_SQ002 == "Yes")/length(data$WM002_SQ001),
                100*sum(data$WM002_SQ003 == "Yes")/length(data$WM002_SQ001),
                100*sum(data$WM002_SQ004 == "Yes")/length(data$WM002_SQ001),
                100*sum(data$WM002_SQ005 == "Yes")/length(data$WM002_SQ001),
                100*sum(data$WM002_SQ006 == "Yes")/length(data$WM002_SQ001),
                100*sum(data$WM002_SQ007 == "Yes")/length(data$WM002_SQ001))


# WM002_count <- data.frame("DoWalk" = do_walk,
#                           "Percentage" = c(WM002_tally_walk, WM002_tally_nowalk, WM002_tally),
#                           "Condition" = c(rep("Experienced",length(do_walk)),rep("Not Experienced",length(do_walk)),rep("All",length(do_walk))))
WM002_count <- data.frame("DoWalk" = do_walk,
                          "Percentage" = c(WM002_tally_walk, WM002_tally_nowalk),
                          "Condition" = c(rep("Experienced",length(do_walk)),rep("Not Experienced",length(do_walk))))
WM002_count

WM002_plot <- ggplot(WM002_count, aes(x=reorder(DoWalk, -Percentage),y=Percentage, fill=Condition)) + 
  geom_bar(stat="identity", position="dodge") + 
  #ggtitle("Motivations for Walking Meetings") + 
  scale_y_continuous(limits=c(0,max(WM002_count$Percentage)+1), breaks=pretty_breaks(), expand=c(0,0)) +
  theme_classic() +
  theme(plot.title = element_text(hjust=0.5, size=25), axis.title.y=element_blank(),text=element_text(size=25), legend.position="bottom") +
  coord_flip()
WM002_plot

t.test(data_walkers$WM002_SQ001 == "Yes", data_nonwalkers$WM002_SQ001 == "Yes")
t.test(data_walkers$WM002_SQ002 == "Yes", data_nonwalkers$WM002_SQ002 == "Yes")
t.test(data_walkers$WM002_SQ003 == "Yes", data_nonwalkers$WM002_SQ003 == "Yes")
t.test(as.numeric(data_walkers$WM002_SQ004 == "Yes"), as.numeric(data_nonwalkers$WM002_SQ004 == "Yes"))
t.test(data_walkers$WM002_SQ005 == "Yes", data_nonwalkers$WM002_SQ005 == "Yes")
t.test(data_walkers$WM002_SQ006 == "Yes", data_nonwalkers$WM002_SQ006 == "Yes")
t.test(data_walkers$WM002_SQ007 == "Yes", data_nonwalkers$WM002_SQ007 == "Yes")
# tally and plot the answers to MM002 - Which of the following are reasons that you do or would want to participate in walking meetings?
dont_walk = c("Difficulty taking notes",
              "Lack visuals",
              "Group size limitation",
              "Not part of my routine",
              "Bad weather",
              "Moving is distracting",
              "Feel awkward asking")



MM002_tally_walk = c(100*sum(data_walkers$MM002_SQ001 == "Yes")/length(data_walkers$MM002_SQ001),
                     100*sum(data_walkers$MM002_SQ002 == "Yes")/length(data_walkers$MM002_SQ001),
                     100*sum(data_walkers$MM002_SQ003 == "Yes")/length(data_walkers$MM002_SQ001),
                     100*sum(data_walkers$MM002_SQ004 == "Yes")/length(data_walkers$MM002_SQ001),
                     100*sum(data_walkers$MM002_SQ005 == "Yes")/length(data_walkers$MM002_SQ001),
                     100*sum(data_walkers$MM002_SQ006 == "Yes")/length(data_walkers$MM002_SQ001),
                     100*sum(data_walkers$MM002_SQ007 == "Yes")/length(data_walkers$MM002_SQ001))
MM002_tally_nowalk = c(100*sum(data_nonwalkers$MM002_SQ001 == "Yes")/length(data_nonwalkers$MM002_SQ001),
                       100*sum(data_nonwalkers$MM002_SQ002 == "Yes")/length(data_nonwalkers$MM002_SQ001),
                       100*sum(data_nonwalkers$MM002_SQ003 == "Yes")/length(data_nonwalkers$MM002_SQ001),
                       100*sum(data_nonwalkers$MM002_SQ004 == "Yes")/length(data_nonwalkers$MM002_SQ001),
                       100*sum(data_nonwalkers$MM002_SQ005 == "Yes")/length(data_nonwalkers$MM002_SQ001),
                       100*sum(data_nonwalkers$MM002_SQ006 == "Yes")/length(data_nonwalkers$MM002_SQ001),
                       100*sum(data_nonwalkers$MM002_SQ007 == "Yes")/length(data_nonwalkers$MM002_SQ001))


MM002_count <- data.frame("DontWalk" = dont_walk,
                          "Percentage" = c(MM002_tally_walk, MM002_tally_nowalk),
                          "Condition" = c(rep("Experienced",length(dont_walk)),rep("Not Experienced",length(dont_walk))))


MM002_count

MM002_plot <- ggplot(MM002_count, aes(x=reorder(DontWalk, -Percentage),y=Percentage, fill=Condition)) + 
  geom_bar(stat="identity", position="dodge") + 
  #ggtitle("Reasons Not to do Walking Meetings") + 
  scale_y_continuous(limits=c(0,max(MM002_count$Percentage)+1), breaks=pretty_breaks(), expand=c(0,0)) +
  theme_classic() +
  theme(plot.title = element_text(hjust=0.5, size=25), axis.title.y=element_blank(),text=element_text(size=25), legend.position="bottom") +
  coord_flip()
MM002_plot

t.test(data_walkers$MM002_SQ001 == "Yes", data_nonwalkers$MM002_SQ001 == "Yes")
t.test(data_walkers$MM002_SQ002 == "Yes", data_nonwalkers$MM002_SQ002 == "Yes")
t.test(data_walkers$MM002_SQ003 == "Yes", data_nonwalkers$MM002_SQ003 == "Yes")
t.test(data_walkers$MM002_SQ004 == "Yes", data_nonwalkers$MM002_SQ004 == "Yes")
t.test(data_walkers$MM002_SQ005 == "Yes", data_nonwalkers$MM002_SQ005 == "Yes")
t.test(data_walkers$MM002_SQ006 == "Yes", data_nonwalkers$MM002_SQ006 == "Yes")
t.test(data_walkers$MM002_SQ007 == "Yes", data_nonwalkers$MM002_SQ007 == "Yes")


# tally and plot the answers to T004 - how do you normally take notes during a meeting?
note_tech = c("No Notes", "Handwritten","Laptop","Tablet","Smartpone", "Audio recording device")


T004_tally_walk = c(100*sum(data_walkers$T004_SQ001 == "Yes")/length(data_walkers$T004_SQ001),
                    100*sum(data_walkers$T004_SQ002 == "Yes")/length(data_walkers$T004_SQ001),
                    100*sum(data_walkers$T004_SQ003 == "Yes")/length(data_walkers$T004_SQ001),
                    100*sum(data_walkers$T004_SQ004 == "Yes")/length(data_walkers$T004_SQ001),
                    100*sum(data_walkers$T004_SQ005 == "Yes")/length(data_walkers$T004_SQ001),
                    100*sum(data_walkers$T004_SQ006 == "Yes")/length(data_walkers$T004_SQ001))
T004_tally_nowalk = c(100*sum(data_nonwalkers$T004_SQ001 == "Yes")/length(data_nonwalkers$T004_SQ001),
                      100*sum(data_nonwalkers$T004_SQ002 == "Yes")/length(data_nonwalkers$T004_SQ001),
                      100*sum(data_nonwalkers$T004_SQ003 == "Yes")/length(data_nonwalkers$T004_SQ001),
                      100*sum(data_nonwalkers$T004_SQ004 == "Yes")/length(data_nonwalkers$T004_SQ001),
                      100*sum(data_nonwalkers$T004_SQ005 == "Yes")/length(data_nonwalkers$T004_SQ001),
                      100*sum(data_nonwalkers$T004_SQ006 == "Yes")/length(data_nonwalkers$T004_SQ001))


T004_count <- data.frame("NoteTech" = note_tech,
                         "Percentage" = c(T004_tally_walk, T004_tally_nowalk),
                         "Condition" = c(rep("Experienced",length(note_tech)),rep("Not Experienced",length(note_tech))))

T004_count

T004_plot <- ggplot(T004_count, aes(x=reorder(NoteTech, -Percentage),y=Percentage, fill=Condition)) + 
  geom_bar(stat="identity", position = "dodge") + 
  ggtitle("How do you usually take notes during a meeting?") + 
  scale_y_continuous(limits=c(0,max(T004_count$Percentage)+1), breaks=pretty_breaks(), expand=c(0,0)) +
  theme_classic() +
  theme(plot.title = element_text(hjust=0.5), axis.title.y=element_blank()) +
  coord_flip()
T004_plot


# Minutes and own notes

note_options = c("No notes",
                 "Own notes",
                 "Minutes",
                 "Own notes + Minutes")

T003_tally = c(sum(data$T003_SQ001 == "Yes"),
               sum(data$T003_SQ002 == "Yes"),
               sum(data$T003_SQ003 == "Yes"),
               sum(data$T003_SQ004 == "Yes"))


T003_tally_walk = c(100*sum(data_walkers$T003_SQ001 == "Yes")/length(data_walkers$T003_SQ001),
                    100*sum(data_walkers$T003_SQ002 == "Yes")/length(data_walkers$T003_SQ001),
                    100*sum(data_walkers$T003_SQ003 == "Yes")/length(data_walkers$T003_SQ001),
                    100*sum(data_walkers$T003_SQ004 == "Yes")/length(data_walkers$T003_SQ001))
T003_tally_nowalk = c(100*sum(data_nonwalkers$T003_SQ001 == "Yes")/length(data_nonwalkers$T003_SQ001),
                      100*sum(data_nonwalkers$T003_SQ002 == "Yes")/length(data_nonwalkers$T003_SQ001),
                      100*sum(data_nonwalkers$T003_SQ003 == "Yes")/length(data_nonwalkers$T003_SQ001),
                      100*sum(data_nonwalkers$T003_SQ004 == "Yes")/length(data_nonwalkers$T003_SQ001))


T003_count <- data.frame("NoteOptions" = note_options,
                         "Percentage" = c(T003_tally_walk, T003_tally_nowalk),
                         "Condition" = c(rep("Experienced",length(note_options)),rep("Not Experienced",length(note_options))))

T003_count

T003_plot <- ggplot(T003_count, aes(x=reorder(NoteOptions, -Percentage),y=Percentage, fill=Condition)) + 
  geom_bar(stat="identity", position = "dodge") + 
  #ggtitle("Note-taking Habits") + 
  scale_y_continuous(limits=c(0,max(T003_count$Percentage)+1), breaks=pretty_breaks(), expand=c(0,0)) +
  theme_classic() +
  theme(plot.title = element_text(hjust=0.5), axis.title.y=element_blank(), text=element_text(size=25), legend.position="bottom") +
  coord_flip()
T003_plot


# with whom

# tally and plot the answers to MM004 - 	Which of the following individuals would you join on a walking meeting? 
walk_ppl = c("People who I supervise", "Coworkers","My boss","Coworkers I feel close with")

MM004_tally_walk = c(100*sum(data_walkers$MM004_SQ001 == "Yes")/length(data_walkers$MM004_SQ001),
                     100*sum(data_walkers$MM004_SQ002 == "Yes")/length(data_walkers$MM004_SQ001),
                     100*sum(data_walkers$MM004_SQ003 == "Yes")/length(data_walkers$MM004_SQ001),
                     100*sum(data_walkers$MM004_SQ004 == "Yes")/length(data_walkers$MM004_SQ001))
MM004_tally_nowalk = c(100*sum(data_nonwalkers$MM004_SQ001 == "Yes")/length(data_nonwalkers$MM004_SQ001),
                       100*sum(data_nonwalkers$MM004_SQ002 == "Yes")/length(data_nonwalkers$MM004_SQ001),
                       100*sum(data_nonwalkers$MM004_SQ003 == "Yes")/length(data_nonwalkers$MM004_SQ001),
                       100*sum(data_nonwalkers$MM004_SQ004 == "Yes")/length(data_nonwalkers$MM004_SQ001))


MM004_count <- data.frame("Walkppl" = walk_ppl,
                          "Percentage" = c(MM004_tally_walk, MM004_tally_nowalk),
                          "Condition" = c(rep("Experienced",length(walk_ppl)),rep("Not Experienced",length(walk_ppl))))

MM004_count

MM004_plot <- ggplot(MM004_count, aes(x=reorder(Walkppl, -Percentage),y=Percentage, fill=Condition)) + 
  geom_bar(stat="identity", position = "dodge") + 
  #ggtitle("With Whom") + 
  scale_y_continuous(limits=c(0,max(MM004_count$Percentage)+1), breaks=pretty_breaks(), expand=c(0,0)) +
  theme_classic() +
  theme(plot.title = element_text(hjust=0.5), axis.title.y=element_blank(), text=element_text(size=25), legend.position="bottom") +
  coord_flip()
MM004_plot

# Compare the two groups
data_nonwalkers$Condition = "Non-walkers"
data_walkers$Condition = "Walkers"
data_testing=rbind(data_nonwalkers,data_walkers)
t.test(as.numeric(data_testing$WM002_SQ001)~data_testing$Condition)
t.test(as.numeric(data_testing$WM002_SQ002)~data_testing$Condition)
t.test(as.numeric(data_testing$WM002_SQ003)~data_testing$Condition)
t.test(as.numeric(data_testing$WM002_SQ004)~data_testing$Condition)
t.test(as.numeric(data_testing$WM002_SQ005)~data_testing$Condition)
t.test(as.numeric(data_testing$WM002_SQ006)~data_testing$Condition)
t.test(as.numeric(data_testing$WM002_SQ007)~data_testing$Condition)
t.test(as.numeric(data_testing$WM002_SQ008)~data_testing$Condition)

t.test(as.numeric(data_testing$MM002_SQ001)~data_testing$Condition)
t.test(as.numeric(data_testing$MM002_SQ002)~data_testing$Condition)
t.test(as.numeric(data_testing$MM002_SQ003)~data_testing$Condition)
t.test(as.numeric(data_testing$MM002_SQ004)~data_testing$Condition)
t.test(as.numeric(data_testing$MM002_SQ005)~data_testing$Condition)
t.test(as.numeric(data_testing$MM002_SQ006)~data_testing$Condition)
t.test(as.numeric(data_testing$MM002_SQ007)~data_testing$Condition)
t.test(as.numeric(data_testing$MM002_SQ008)~data_testing$Condition)
